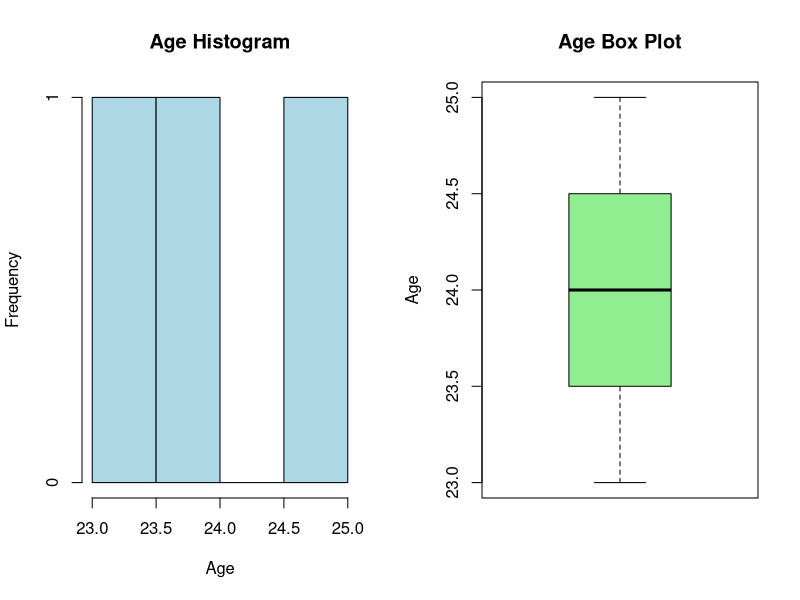

This chart was generated by the following R code:
# Experiment 15: Histogram and Box Plot
names <- c("siri", "chru", "loki")
age <- c(23, 24, 25)
marks <- c(88, 78, 25)
df <- data.frame(names, age, marks)

par(mfrow = c(1, 2))
hist(df$age, main = "Age Histogram", xlab = "Age", col = "lightblue")
boxplot(df$age, main = "Age Box Plot", ylab = "Age", col = "lightgreen")
par(mfrow = c(1, 1))
